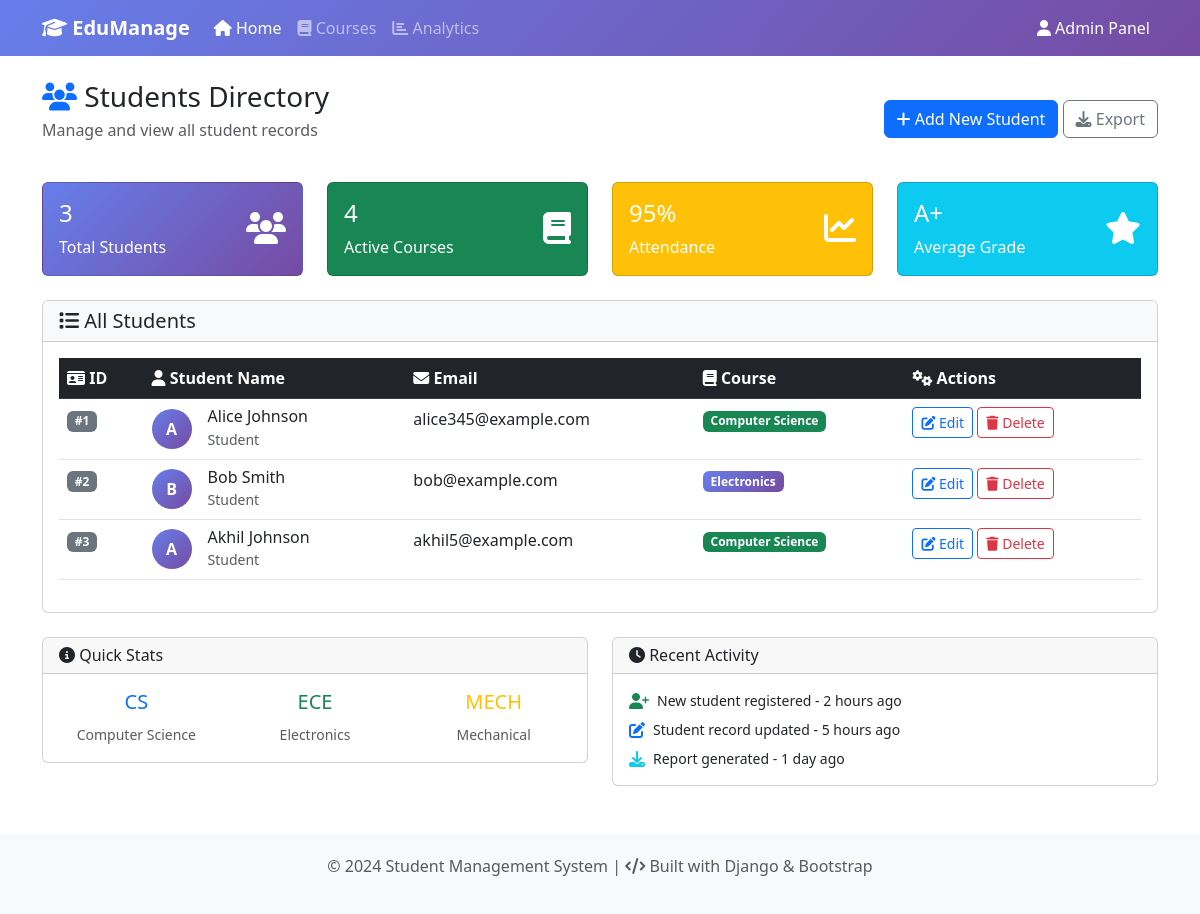
The page /api/students/page/ on the database as committed earlier.
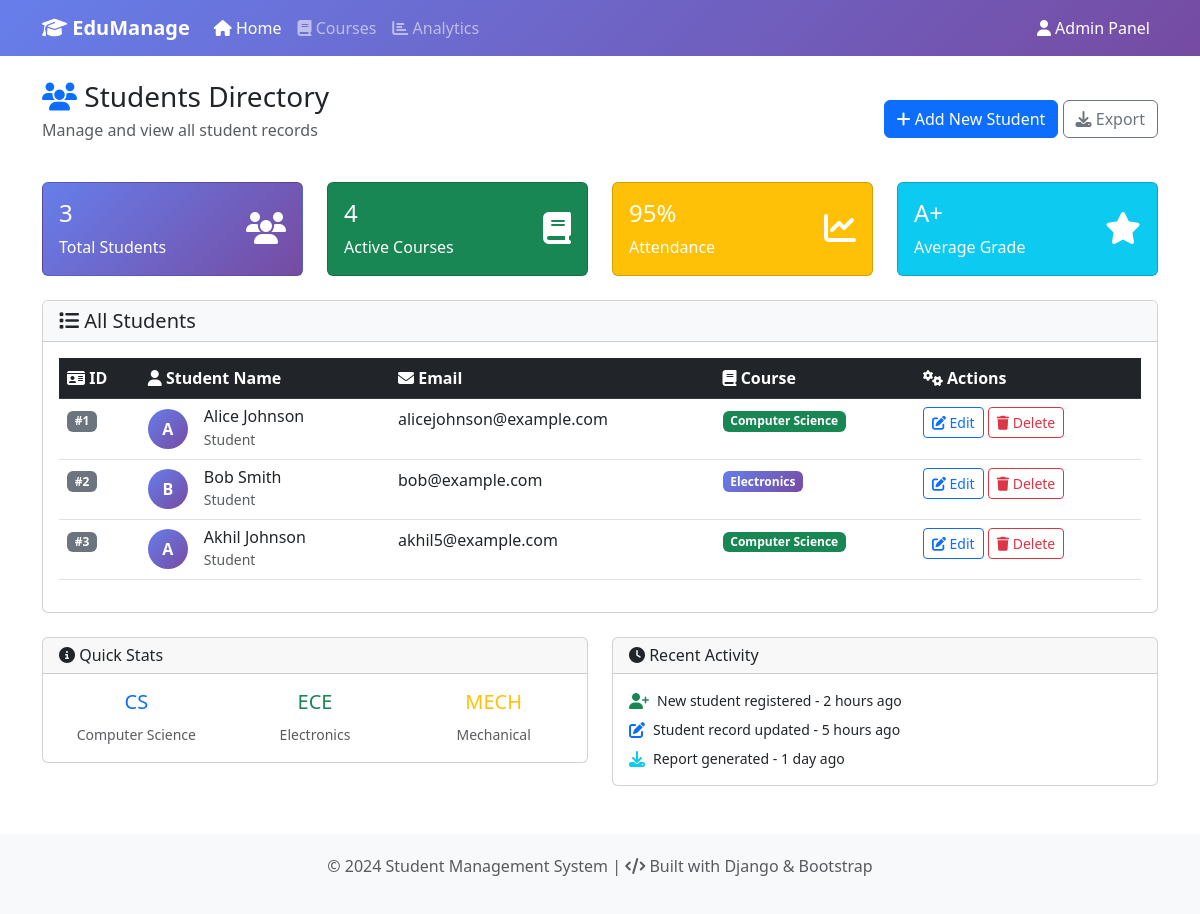
The same page on the database as committed later.
### students/models.py (models this page shows, shortened)
class Student(models.Model):
    name = models.CharField(max_length=255)
    email = models.EmailField(unique=True)
    course = models.CharField(max_length=255)

### students/views.py (the view)
# urls.py: path('page/', views.students_page, name='students_page'),
def students_page(request):
    students = Student.objects.all()
    return render(request, "students/list.html", {"students": students})

### students/templates/students/list.html (shortened to what the changed rows need)
{% extends "students/base.html" %}
{% block content %}
<div class="row">
    <div class="col-12">
        <div class="d-flex justify-content-between align-items-center mb-4">
            <div>
                <h1 class="h3 mb-1">
                    <i class="fas fa-users text-primary"></i> Students Directory
                </h1>
            </div>
        </div>
        <div class="card">
            <div class="card-body">
                {% if students %}
                <div class="table-responsive">
                    <table class="table table-hover">
                        <thead class="table-dark">
                            <tr>
                                <th><i class="fas fa-id-card"></i> ID</th>
                                <th><i class="fas fa-user"></i> Student Name</th>
                                <th><i class="fas fa-envelope"></i> Email</th>
                                <th><i class="fas fa-book"></i> Course</th>
                                <th><i class="fas fa-cogs"></i> Actions</th>
                            </tr>
                        </thead>
                        <tbody>
                            {% for student in students %}
                            <tr>
                                <td>
                                    <span class="badge bg-secondary">#{{ student.id }}</span>
                                </td>
                                <td>
                                    <div class="d-flex align-items-center">
                                        <div class="bg-primary rounded-circle d-flex align-items-center justify-content-center"
                                             style="width: 40px; height: 40px;">
                                            <span class="text-white fw-bold">
                                                {{ student.name|slice:":1"|upper }}
                                            </span>
                                        </div>
                                        <div class="ms-3">
                                            <h6 class="mb-0">{{ student.name }}</h6>
                                            <small class="text-muted">Student</small>
                                        </div>
                                    </div>
                                </td>
                                <td>{{ student.email }}</td>
                                <td>
                                    <span class="badge
                                        {% if student.course == 'Computer Science' %}bg-success
                                        {% elif student.course == 'Electronics' %}bg-primary
                                        {% elif student.course == 'Mechanical' %}bg-warning
                                        {% else %}bg-info{% endif %}">
                                        {{ student.course }}
                                    </span>
                                </td>
                                <td>
                                    <button class="btn btn-sm btn-outline-primary">
                                        <i class="fas fa-edit"></i> Edit
                                    </button>
                                    <button class="btn btn-sm btn-outline-danger">
                                        <i class="fas fa-trash"></i> Delete
                                    </button>
                                </td>
                            </tr>
                            {% endfor %}
                        </tbody>
                    </table>
                </div>
                {% endif %}
            </div>
        </div>
    </div>
</div>
{% endblock %}

Rows that differ between the two databases and show on the page:
changed Student "Alice Johnson": email "alice345@example.com" → "alicejohnson@example.com"
